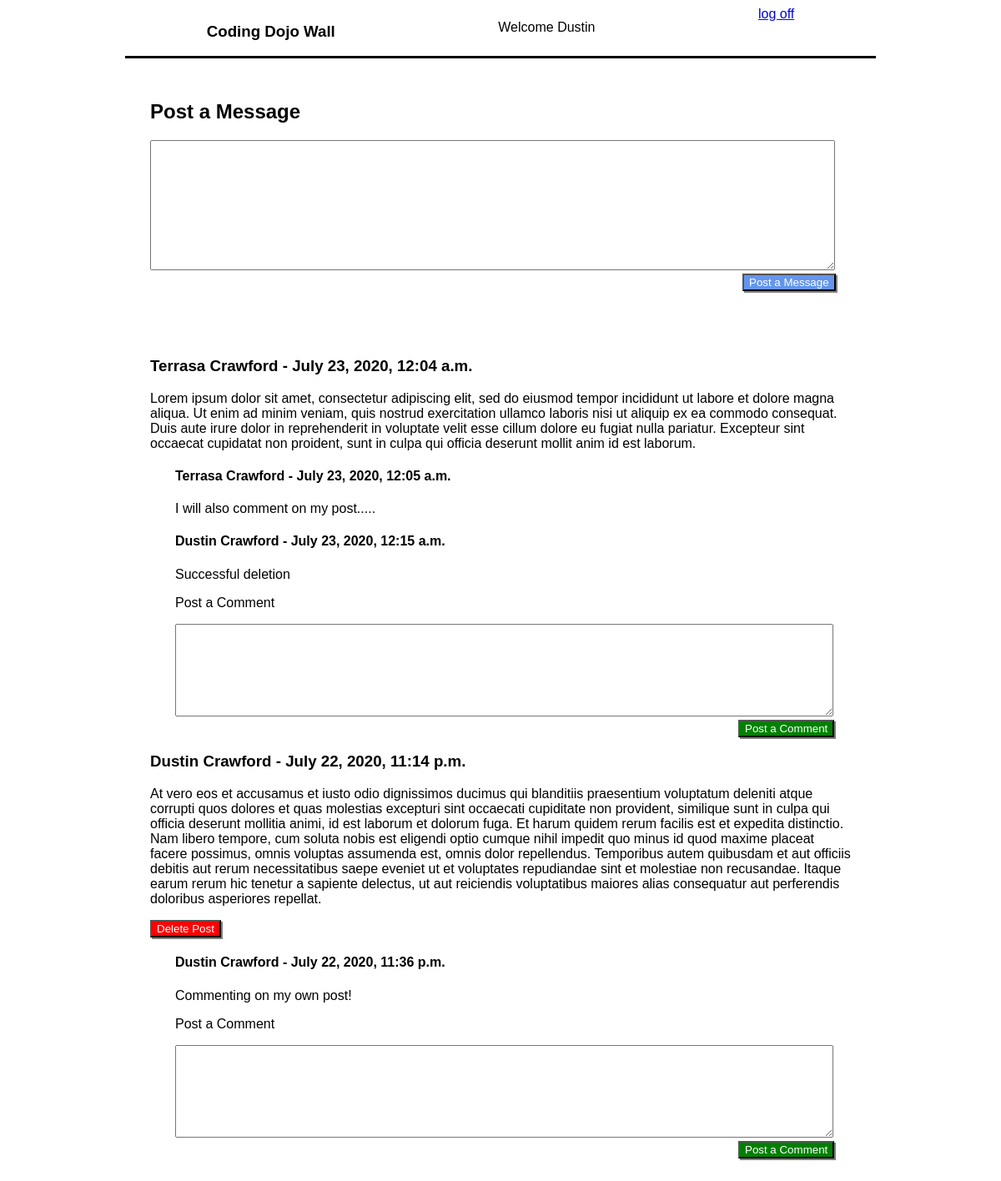
The page /wall/ (signed in) on the database its author committed.
### login_app/models.py (models this page shows)
class User(models.Model):
    first_name = models.CharField(max_length=255)
    last_name = models.CharField(max_length=255)
    email = models.EmailField()
    password = models.TextField()
    created_at = models.DateTimeField(auto_now_add=True)
    updated_at = models.DateTimeField(auto_now=True)
    objects = UserManager()

### wall_app/models.py (models this page shows)
class Message(models.Model):
    user_id = models.ForeignKey(User, related_name="messages", on_delete=models.CASCADE)
    message = models.TextField()
    created_at = models.DateTimeField(auto_now_add=True)
    updated_at = models.DateTimeField(auto_now=True)

class Comment(models.Model):
    message_id = models.ForeignKey(Message, related_name="comments", on_delete=models.CASCADE)
    user_id = models.ForeignKey(User, related_name="comments", on_delete=models.CASCADE)
    comment = models.TextField()
    created_at = models.DateTimeField(auto_now_add=True)
    updated_at = models.DateTimeField(auto_now=True)

### wall_app/views.py (the view)
# urls.py: path('wall/', include('wall_app.urls')),
def wall(request):
    context = {
        'user': User.objects.get(id=request.session['user_id']),
        'posts': Message.objects.all(),
        'comments': Comment.objects.all(),
    }
    return render(request, 'wall.html', context)

### wall_app/templates/wall.html (shortened to what this page needs)
<!DOCTYPE html>
<html lang="en">
<head>
    {% load static %}
    <link rel="stylesheet" href="{% static 'css/posts.css' %}">
</head>
<body>
    <div class="container">
        <div class="navbar">
            <h3>Coding Dojo Wall</h3>
            <p>Welcome {{ user.first_name }}</p>
            <a href="/logout">log off</a>
        </div>
        <div class="post-form-container">
            <h2>Post a Message</h2>
            <form action="/wall/post_message" method="POST">
                <textarea name="mess_content" cols="100" rows="10"></textarea>
                <button class="btn-message" type="submit">Post a Message</button>
            </form>
        </div>
        <div class="post-container">
            {% for post in posts reversed %}
                    <h3>{{ post.user_id.first_name }} {{ post.user_id.last_name }} - {{ post.created_at }}</h3>
                    <p>{{ post.message }}</p>
                    {% if post.user_id.id == user.id %}
                        <form action="/wall/delete_message" method="POST">
                            <button class="btn-delete" type="submit">Delete Post</button>
                        </form>
                    {% endif %}
                    <div class="comment-container">
                        {% for comment in comments %}
                            {% if comment.message_id.id == post.id %}
                                    <h4>{{ comment.user_id.first_name }} {{ comment.user_id.last_name }} - {{ comment.created_at }}</h4>
                                    <p>{{ comment.comment }}</p>
                            {% endif %}
                        {% endfor %}
                        <div class="comment-form-container">
                            <p>Post a Comment</p>
                            <form action="/wall/post_comment" method="POST">
                                <textarea name="comment_content" cols="96" rows="7"></textarea>
                                <button class="btn-comment" type="submit">Post a Comment</button>
                            </form>
                        </div>
                    </div>
            {% endfor %}
        </div>
    </div>
</body>
</html>

### wall_app/static/css/posts.css (style rules this page uses)
body { font-family: Arial, Helvetica, sans-serif; }
.container { width: 900px; margin: 0 auto; }
.navbar { display: flex; justify-content: space-around; border-bottom:3px solid black; }
.post-form-container { padding: 30px; }
.btn-message { background-color: cornflowerblue; color: white; box-shadow: 2px 2px grey; margin-left: 710px; }
.post-container { padding: 30px; }
.comment-container { padding-left: 30px; }
.btn-comment { background-color: green; color: white; box-shadow: 2px 2px grey; margin-left: 675px; }
.btn-delete { background-color: red; color: white; box-shadow: 2px 2px grey; }

### rows shown on the page
User: first_name "Dustin"
Message: user_id.first_name "Terrasa", user_id.last_name "Crawford", created_at "July 23, 2020, 12:04 a.m.", message "Lorem ipsum dolor sit amet, consectetur adipiscing elit, sed do eiusmod tempor incididunt ut labore et dolore magna aliqua. Ut enim ad minim veniam, quis nostrud exercitation ullamco laboris nisi ut aliquip ex ea commodo consequat. Duis aute irure dolor in reprehenderit in voluptate velit esse cillum dolore eu fugiat nulla pariatur. Excepteur sint occaecat cupidatat non proident, sunt in culpa qui officia deserunt mollit anim id est laborum."
Comment: user_id.first_name "Terrasa", user_id.last_name "Crawford", created_at "July 23, 2020, 12:05 a.m.", comment "I will also comment on my post....."
Comment: user_id.first_name "Dustin", user_id.last_name "Crawford", created_at "July 23, 2020, 12:15 a.m.", comment "Successful deletion"
Message: user_id.first_name "Dustin", user_id.last_name "Crawford", created_at "July 22, 2020, 11:14 p.m.", message "At vero eos et accusamus et iusto odio dignissimos ducimus qui blanditiis praesentium voluptatum deleniti atque corrupti quos dolores et quas molestias excepturi sint occaecati cupiditate non provident, similique sunt in culpa qui officia deserunt mollitia animi, id est laborum et dolorum fuga. Et harum quidem rerum facilis est et expedita distinctio. Nam libero tempore, cum soluta nobis est eligendi optio cumque nihil impedit quo minus id quod maxime placeat facere possimus, omnis voluptas assumenda est, omnis dolor repellendus. Temporibus autem quibusdam et aut officiis debitis aut rerum necessitatibus saepe eveniet ut et voluptates repudiandae sint et molestiae non recusandae. Itaque…"
Comment: user_id.first_name "Dustin", user_id.last_name "Crawford", created_at "July 22, 2020, 11:36 p.m.", comment "Commenting on my own post!"
